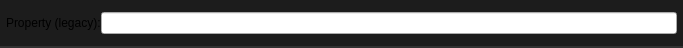
<?xml version="1.0" encoding="UTF-8"?>
<ui version="4.0">
 <class>LegacyPropertyWidet</class>
 <widget class="QWidget" name="LegacyPropertyWidet">
  <property name="geometry">
   <rect>
    <x>0</x>
    <y>0</y>
    <width>683</width>
    <height>48</height>
   </rect>
  </property>
  <property name="minimumSize">
   <size>
    <width>0</width>
    <height>48</height>
   </size>
  </property>
  <property name="maximumSize">
   <size>
    <width>16777215</width>
    <height>48</height>
   </size>
  </property>
  <property name="windowTitle">
   <string>Form</string>
  </property>
  <property name="styleSheet">
   <string notr="true"/>
  </property>
  <layout class="QHBoxLayout" name="horizontalLayout">
   <property name="spacing">
    <number>0</number>
   </property>
   <property name="leftMargin">
    <number>0</number>
   </property>
   <property name="topMargin">
    <number>0</number>
   </property>
   <property name="rightMargin">
    <number>0</number>
   </property>
   <property name="bottomMargin">
    <number>0</number>
   </property>
   <item>
    <widget class="QFrame" name="frame">
     <property name="styleSheet">
      <string notr="true">.QFrame {
    font: 580 10pt &quot;Segoe UI&quot;;
    border: 2px solid black;
    border-radius: 0px;
    border-left: 0px;
    border-right: 0px;
	border-top: 0px;
    border-color: rgba(50, 50, 50, 255);
    padding: 8px;
    padding-left: 6px;
    padding-right: 6px;
    color: #E3E3E3;
    background-color: #1C1C1C;
}

.QFrame::hover {
}
.QFrame::selected {
    background-color: #414956;
}</string>
     </property>
     <property name="frameShape">
      <enum>QFrame::StyledPanel</enum>
     </property>
     <property name="frameShadow">
      <enum>QFrame::Raised</enum>
     </property>
     <property name="lineWidth">
      <number>0</number>
     </property>
     <layout class="QHBoxLayout" name="horizontalLayout_2">
      <property name="spacing">
       <number>0</number>
      </property>
      <property name="leftMargin">
       <number>0</number>
      </property>
      <property name="topMargin">
       <number>0</number>
      </property>
      <property name="rightMargin">
       <number>0</number>
      </property>
      <property name="bottomMargin">
       <number>0</number>
      </property>
      <item>
       <widget class="QLabel" name="label">
        <property name="styleSheet">
         <string notr="true">border:0px;
background-color: rgba(255, 255, 255, 0);</string>
        </property>
        <property name="text">
         <string>Property (legacy):</string>
        </property>
       </widget>
      </item>
      <item>
       <widget class="QLineEdit" name="lineEdit"/>
      </item>
     </layout>
    </widget>
   </item>
  </layout>
 </widget>
 <resources/>
 <connections/>
</ui>
